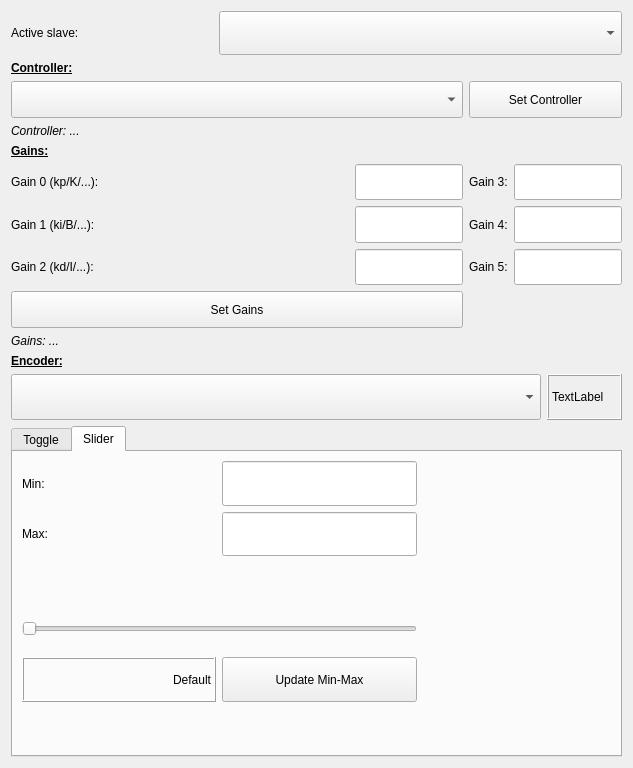
<?xml version="1.0" encoding="UTF-8"?>
<ui version="4.0">
 <class>W_Control</class>
 <widget class="QWidget" name="W_Control">
  <property name="geometry">
   <rect>
    <x>0</x>
    <y>0</y>
    <width>633</width>
    <height>768</height>
   </rect>
  </property>
  <property name="sizePolicy">
   <sizepolicy hsizetype="Preferred" vsizetype="Preferred">
    <horstretch>0</horstretch>
    <verstretch>0</verstretch>
   </sizepolicy>
  </property>
  <property name="minimumSize">
   <size>
    <width>0</width>
    <height>0</height>
   </size>
  </property>
  <property name="baseSize">
   <size>
    <width>708</width>
    <height>673</height>
   </size>
  </property>
  <property name="windowTitle">
   <string>Form</string>
  </property>
  <layout class="QVBoxLayout" name="verticalLayout" stretch="2,13,3,15">
   <item>
    <layout class="QGridLayout" name="gridLayout_4" columnstretch="1,2">
     <item row="0" column="1">
      <widget class="QComboBox" name="comboBox_slave">
       <property name="sizePolicy">
        <sizepolicy hsizetype="Preferred" vsizetype="Preferred">
         <horstretch>0</horstretch>
         <verstretch>0</verstretch>
        </sizepolicy>
       </property>
       <property name="minimumSize">
        <size>
         <width>100</width>
         <height>0</height>
        </size>
       </property>
      </widget>
     </item>
     <item row="0" column="0">
      <widget class="QLabel" name="label">
       <property name="sizePolicy">
        <sizepolicy hsizetype="Preferred" vsizetype="Preferred">
         <horstretch>0</horstretch>
         <verstretch>0</verstretch>
        </sizepolicy>
       </property>
       <property name="text">
        <string>Active slave:</string>
       </property>
      </widget>
     </item>
    </layout>
   </item>
   <item>
    <layout class="QGridLayout" name="gridLayout" rowstretch="0,1,0,0,1,1,1,1,0" columnstretch="1,0,0,0">
     <item row="4" column="0">
      <widget class="QLabel" name="label_48">
       <property name="sizePolicy">
        <sizepolicy hsizetype="Preferred" vsizetype="Preferred">
         <horstretch>0</horstretch>
         <verstretch>0</verstretch>
        </sizepolicy>
       </property>
       <property name="minimumSize">
        <size>
         <width>75</width>
         <height>0</height>
        </size>
       </property>
       <property name="maximumSize">
        <size>
         <width>16777215</width>
         <height>16777215</height>
        </size>
       </property>
       <property name="text">
        <string>Gain 0 (kp/K/...):</string>
       </property>
      </widget>
     </item>
     <item row="6" column="2">
      <widget class="QLabel" name="label_53">
       <property name="sizePolicy">
        <sizepolicy hsizetype="Preferred" vsizetype="Preferred">
         <horstretch>0</horstretch>
         <verstretch>0</verstretch>
        </sizepolicy>
       </property>
       <property name="maximumSize">
        <size>
         <width>16777215</width>
         <height>16777215</height>
        </size>
       </property>
       <property name="text">
        <string>Gain 5:</string>
       </property>
      </widget>
     </item>
     <item row="3" column="0">
      <widget class="QLabel" name="label_47">
       <property name="sizePolicy">
        <sizepolicy hsizetype="Preferred" vsizetype="Preferred">
         <horstretch>0</horstretch>
         <verstretch>0</verstretch>
        </sizepolicy>
       </property>
       <property name="maximumSize">
        <size>
         <width>16777215</width>
         <height>16777215</height>
        </size>
       </property>
       <property name="text">
        <string>&lt;html&gt;&lt;head/&gt;&lt;body&gt;&lt;p&gt;&lt;span style=&quot; font-weight:600; text-decoration: underline;&quot;&gt;Gains:&lt;/span&gt;&lt;/p&gt;&lt;/body&gt;&lt;/html&gt;</string>
       </property>
      </widget>
     </item>
     <item row="0" column="0">
      <widget class="QLabel" name="label_46">
       <property name="sizePolicy">
        <sizepolicy hsizetype="Preferred" vsizetype="Preferred">
         <horstretch>0</horstretch>
         <verstretch>0</verstretch>
        </sizepolicy>
       </property>
       <property name="maximumSize">
        <size>
         <width>16777215</width>
         <height>16777215</height>
        </size>
       </property>
       <property name="text">
        <string>&lt;html&gt;&lt;head/&gt;&lt;body&gt;&lt;p&gt;&lt;span style=&quot; font-weight:600; text-decoration: underline;&quot;&gt;Controller:&lt;/span&gt;&lt;/p&gt;&lt;/body&gt;&lt;/html&gt;</string>
       </property>
      </widget>
     </item>
     <item row="6" column="1">
      <widget class="QLineEdit" name="control_g2">
       <property name="sizePolicy">
        <sizepolicy hsizetype="Preferred" vsizetype="Preferred">
         <horstretch>0</horstretch>
         <verstretch>0</verstretch>
        </sizepolicy>
       </property>
       <property name="minimumSize">
        <size>
         <width>60</width>
         <height>0</height>
        </size>
       </property>
       <property name="maximumSize">
        <size>
         <width>16777215</width>
         <height>16777215</height>
        </size>
       </property>
       <property name="alignment">
        <set>Qt::AlignRight|Qt::AlignTrailing|Qt::AlignVCenter</set>
       </property>
      </widget>
     </item>
     <item row="5" column="1">
      <widget class="QLineEdit" name="control_g1">
       <property name="sizePolicy">
        <sizepolicy hsizetype="Preferred" vsizetype="Preferred">
         <horstretch>0</horstretch>
         <verstretch>0</verstretch>
        </sizepolicy>
       </property>
       <property name="minimumSize">
        <size>
         <width>60</width>
         <height>0</height>
        </size>
       </property>
       <property name="maximumSize">
        <size>
         <width>16777215</width>
         <height>16777215</height>
        </size>
       </property>
       <property name="alignment">
        <set>Qt::AlignRight|Qt::AlignTrailing|Qt::AlignVCenter</set>
       </property>
      </widget>
     </item>
     <item row="6" column="3">
      <widget class="QLineEdit" name="control_g5">
       <property name="sizePolicy">
        <sizepolicy hsizetype="Preferred" vsizetype="Preferred">
         <horstretch>0</horstretch>
         <verstretch>0</verstretch>
        </sizepolicy>
       </property>
       <property name="minimumSize">
        <size>
         <width>60</width>
         <height>0</height>
        </size>
       </property>
       <property name="maximumSize">
        <size>
         <width>16777215</width>
         <height>16777215</height>
        </size>
       </property>
       <property name="alignment">
        <set>Qt::AlignRight|Qt::AlignTrailing|Qt::AlignVCenter</set>
       </property>
      </widget>
     </item>
     <item row="6" column="0">
      <widget class="QLabel" name="label_50">
       <property name="sizePolicy">
        <sizepolicy hsizetype="Preferred" vsizetype="Preferred">
         <horstretch>0</horstretch>
         <verstretch>0</verstretch>
        </sizepolicy>
       </property>
       <property name="minimumSize">
        <size>
         <width>75</width>
         <height>0</height>
        </size>
       </property>
       <property name="maximumSize">
        <size>
         <width>16777215</width>
         <height>16777215</height>
        </size>
       </property>
       <property name="text">
        <string>Gain 2 (kd/I/...):</string>
       </property>
      </widget>
     </item>
     <item row="5" column="0">
      <widget class="QLabel" name="label_49">
       <property name="sizePolicy">
        <sizepolicy hsizetype="Preferred" vsizetype="Preferred">
         <horstretch>0</horstretch>
         <verstretch>0</verstretch>
        </sizepolicy>
       </property>
       <property name="minimumSize">
        <size>
         <width>75</width>
         <height>0</height>
        </size>
       </property>
       <property name="maximumSize">
        <size>
         <width>16777215</width>
         <height>16777215</height>
        </size>
       </property>
       <property name="text">
        <string>Gain 1 (ki/B/...):</string>
       </property>
      </widget>
     </item>
     <item row="4" column="1">
      <widget class="QLineEdit" name="control_g0">
       <property name="sizePolicy">
        <sizepolicy hsizetype="Preferred" vsizetype="Preferred">
         <horstretch>0</horstretch>
         <verstretch>0</verstretch>
        </sizepolicy>
       </property>
       <property name="minimumSize">
        <size>
         <width>60</width>
         <height>0</height>
        </size>
       </property>
       <property name="maximumSize">
        <size>
         <width>16777215</width>
         <height>16777215</height>
        </size>
       </property>
       <property name="alignment">
        <set>Qt::AlignRight|Qt::AlignTrailing|Qt::AlignVCenter</set>
       </property>
      </widget>
     </item>
     <item row="5" column="2">
      <widget class="QLabel" name="label_52">
       <property name="sizePolicy">
        <sizepolicy hsizetype="Preferred" vsizetype="Preferred">
         <horstretch>0</horstretch>
         <verstretch>0</verstretch>
        </sizepolicy>
       </property>
       <property name="maximumSize">
        <size>
         <width>16777215</width>
         <height>16777215</height>
        </size>
       </property>
       <property name="text">
        <string>Gain 4:</string>
       </property>
      </widget>
     </item>
     <item row="4" column="2">
      <widget class="QLabel" name="label_51">
       <property name="sizePolicy">
        <sizepolicy hsizetype="Preferred" vsizetype="Preferred">
         <horstretch>0</horstretch>
         <verstretch>0</verstretch>
        </sizepolicy>
       </property>
       <property name="maximumSize">
        <size>
         <width>16777215</width>
         <height>16777215</height>
        </size>
       </property>
       <property name="text">
        <string>Gain 3:</string>
       </property>
      </widget>
     </item>
     <item row="5" column="3">
      <widget class="QLineEdit" name="control_g4">
       <property name="sizePolicy">
        <sizepolicy hsizetype="Preferred" vsizetype="Preferred">
         <horstretch>0</horstretch>
         <verstretch>0</verstretch>
        </sizepolicy>
       </property>
       <property name="minimumSize">
        <size>
         <width>60</width>
         <height>0</height>
        </size>
       </property>
       <property name="maximumSize">
        <size>
         <width>16777215</width>
         <height>16777215</height>
        </size>
       </property>
       <property name="alignment">
        <set>Qt::AlignRight|Qt::AlignTrailing|Qt::AlignVCenter</set>
       </property>
      </widget>
     </item>
     <item row="7" column="0" colspan="2">
      <widget class="QPushButton" name="pushButton_SetGains">
       <property name="sizePolicy">
        <sizepolicy hsizetype="Preferred" vsizetype="Preferred">
         <horstretch>0</horstretch>
         <verstretch>0</verstretch>
        </sizepolicy>
       </property>
       <property name="minimumSize">
        <size>
         <width>100</width>
         <height>0</height>
        </size>
       </property>
       <property name="maximumSize">
        <size>
         <width>16777215</width>
         <height>16777215</height>
        </size>
       </property>
       <property name="text">
        <string>Set Gains</string>
       </property>
      </widget>
     </item>
     <item row="8" column="0" colspan="4">
      <widget class="QLabel" name="statusGains">
       <property name="sizePolicy">
        <sizepolicy hsizetype="Preferred" vsizetype="Preferred">
         <horstretch>0</horstretch>
         <verstretch>0</verstretch>
        </sizepolicy>
       </property>
       <property name="maximumSize">
        <size>
         <width>16777215</width>
         <height>16777215</height>
        </size>
       </property>
       <property name="text">
        <string>&lt;html&gt;&lt;head/&gt;&lt;body&gt;&lt;p&gt;&lt;span style=&quot; font-style:italic;&quot;&gt;Gains: ...&lt;/span&gt;&lt;/p&gt;&lt;/body&gt;&lt;/html&gt;</string>
       </property>
      </widget>
     </item>
     <item row="4" column="3">
      <widget class="QLineEdit" name="control_g3">
       <property name="sizePolicy">
        <sizepolicy hsizetype="Preferred" vsizetype="Preferred">
         <horstretch>0</horstretch>
         <verstretch>0</verstretch>
        </sizepolicy>
       </property>
       <property name="minimumSize">
        <size>
         <width>60</width>
         <height>0</height>
        </size>
       </property>
       <property name="maximumSize">
        <size>
         <width>16777215</width>
         <height>16777215</height>
        </size>
       </property>
       <property name="alignment">
        <set>Qt::AlignRight|Qt::AlignTrailing|Qt::AlignVCenter</set>
       </property>
      </widget>
     </item>
     <item row="2" column="0" colspan="4">
      <widget class="QLabel" name="statusController">
       <property name="sizePolicy">
        <sizepolicy hsizetype="Preferred" vsizetype="Preferred">
         <horstretch>0</horstretch>
         <verstretch>0</verstretch>
        </sizepolicy>
       </property>
       <property name="maximumSize">
        <size>
         <width>16777215</width>
         <height>16777215</height>
        </size>
       </property>
       <property name="text">
        <string>&lt;html&gt;&lt;head/&gt;&lt;body&gt;&lt;p&gt;&lt;span style=&quot; font-style:italic;&quot;&gt;Controller: ...&lt;/span&gt;&lt;/p&gt;&lt;/body&gt;&lt;/html&gt;</string>
       </property>
      </widget>
     </item>
     <item row="1" column="2" colspan="2">
      <widget class="QPushButton" name="pushButton_SetController">
       <property name="sizePolicy">
        <sizepolicy hsizetype="Preferred" vsizetype="Preferred">
         <horstretch>0</horstretch>
         <verstretch>0</verstretch>
        </sizepolicy>
       </property>
       <property name="minimumSize">
        <size>
         <width>100</width>
         <height>0</height>
        </size>
       </property>
       <property name="maximumSize">
        <size>
         <width>16777215</width>
         <height>16777215</height>
        </size>
       </property>
       <property name="text">
        <string>Set Controller</string>
       </property>
      </widget>
     </item>
     <item row="1" column="0" colspan="2">
      <widget class="QComboBox" name="comboBox_ctrl_list">
       <property name="sizePolicy">
        <sizepolicy hsizetype="Preferred" vsizetype="Preferred">
         <horstretch>0</horstretch>
         <verstretch>0</verstretch>
        </sizepolicy>
       </property>
       <property name="minimumSize">
        <size>
         <width>100</width>
         <height>0</height>
        </size>
       </property>
       <property name="maximumSize">
        <size>
         <width>16777215</width>
         <height>16777215</height>
        </size>
       </property>
      </widget>
     </item>
    </layout>
   </item>
   <item>
    <layout class="QGridLayout" name="gridLayout_3" rowstretch="0,1" columnstretch="2,0">
     <item row="0" column="0">
      <widget class="QLabel" name="label_2">
       <property name="sizePolicy">
        <sizepolicy hsizetype="Preferred" vsizetype="Preferred">
         <horstretch>0</horstretch>
         <verstretch>0</verstretch>
        </sizepolicy>
       </property>
       <property name="maximumSize">
        <size>
         <width>16777215</width>
         <height>16777215</height>
        </size>
       </property>
       <property name="text">
        <string>&lt;html&gt;&lt;head/&gt;&lt;body&gt;&lt;p&gt;&lt;span style=&quot; font-weight:600; text-decoration: underline;&quot;&gt;Encoder:&lt;/span&gt;&lt;/p&gt;&lt;/body&gt;&lt;/html&gt;</string>
       </property>
      </widget>
     </item>
     <item row="1" column="0">
      <widget class="QComboBox" name="comboBoxDispSel">
       <property name="sizePolicy">
        <sizepolicy hsizetype="Preferred" vsizetype="Preferred">
         <horstretch>0</horstretch>
         <verstretch>0</verstretch>
        </sizepolicy>
       </property>
       <property name="minimumSize">
        <size>
         <width>125</width>
         <height>0</height>
        </size>
       </property>
       <property name="maximumSize">
        <size>
         <width>16777215</width>
         <height>16777215</height>
        </size>
       </property>
      </widget>
     </item>
     <item row="1" column="1">
      <widget class="QLabel" name="labelDispEncoder">
       <property name="sizePolicy">
        <sizepolicy hsizetype="Preferred" vsizetype="Preferred">
         <horstretch>0</horstretch>
         <verstretch>0</verstretch>
        </sizepolicy>
       </property>
       <property name="minimumSize">
        <size>
         <width>75</width>
         <height>0</height>
        </size>
       </property>
       <property name="maximumSize">
        <size>
         <width>16777215</width>
         <height>16777215</height>
        </size>
       </property>
       <property name="frameShape">
        <enum>QFrame::Box</enum>
       </property>
       <property name="frameShadow">
        <enum>QFrame::Raised</enum>
       </property>
       <property name="text">
        <string>TextLabel</string>
       </property>
      </widget>
     </item>
    </layout>
   </item>
   <item>
    <widget class="QTabWidget" name="tabWidget">
     <property name="currentIndex">
      <number>1</number>
     </property>
     <widget class="QWidget" name="tab0">
      <attribute name="title">
       <string>Toggle</string>
      </attribute>
      <layout class="QVBoxLayout" name="verticalLayout_2">
       <item>
        <layout class="QGridLayout" name="gridLayout_5" rowstretch="0,0,0,0,0,0,0" columnstretch="0,1,0">
         <item row="2" column="0">
          <widget class="QLabel" name="label_61">
           <property name="sizePolicy">
            <sizepolicy hsizetype="Preferred" vsizetype="Preferred">
             <horstretch>0</horstretch>
             <verstretch>0</verstretch>
            </sizepolicy>
           </property>
           <property name="maximumSize">
            <size>
             <width>16777215</width>
             <height>16777215</height>
            </size>
           </property>
           <property name="text">
            <string>Time A (ms):</string>
           </property>
          </widget>
         </item>
         <item row="5" column="0">
          <widget class="QLabel" name="label_66">
           <property name="sizePolicy">
            <sizepolicy hsizetype="Preferred" vsizetype="Preferred">
             <horstretch>0</horstretch>
             <verstretch>0</verstretch>
            </sizepolicy>
           </property>
           <property name="maximumSize">
            <size>
             <width>16777215</width>
             <height>16777215</height>
            </size>
           </property>
           <property name="text">
            <string>Acceleration:</string>
           </property>
          </widget>
         </item>
         <item row="4" column="1">
          <widget class="QLineEdit" name="control_trapeze_spd">
           <property name="sizePolicy">
            <sizepolicy hsizetype="Preferred" vsizetype="Preferred">
             <horstretch>0</horstretch>
             <verstretch>0</verstretch>
            </sizepolicy>
           </property>
           <property name="minimumSize">
            <size>
             <width>75</width>
             <height>0</height>
            </size>
           </property>
           <property name="maximumSize">
            <size>
             <width>16777215</width>
             <height>16777215</height>
            </size>
           </property>
           <property name="alignment">
            <set>Qt::AlignRight|Qt::AlignTrailing|Qt::AlignVCenter</set>
           </property>
          </widget>
         </item>
         <item row="5" column="1">
          <widget class="QLineEdit" name="control_trapeze_acc">
           <property name="sizePolicy">
            <sizepolicy hsizetype="Preferred" vsizetype="Preferred">
             <horstretch>0</horstretch>
             <verstretch>0</verstretch>
            </sizepolicy>
           </property>
           <property name="minimumSize">
            <size>
             <width>75</width>
             <height>0</height>
            </size>
           </property>
           <property name="maximumSize">
            <size>
             <width>16777215</width>
             <height>16777215</height>
            </size>
           </property>
           <property name="alignment">
            <set>Qt::AlignRight|Qt::AlignTrailing|Qt::AlignVCenter</set>
           </property>
          </widget>
         </item>
         <item row="0" column="0">
          <widget class="QLabel" name="label_55">
           <property name="sizePolicy">
            <sizepolicy hsizetype="Preferred" vsizetype="Preferred">
             <horstretch>0</horstretch>
             <verstretch>0</verstretch>
            </sizepolicy>
           </property>
           <property name="maximumSize">
            <size>
             <width>16777215</width>
             <height>16777215</height>
            </size>
           </property>
           <property name="text">
            <string>Setpoint A:</string>
           </property>
          </widget>
         </item>
         <item row="3" column="0">
          <widget class="QLabel" name="label_62">
           <property name="sizePolicy">
            <sizepolicy hsizetype="Preferred" vsizetype="Preferred">
             <horstretch>0</horstretch>
             <verstretch>0</verstretch>
            </sizepolicy>
           </property>
           <property name="maximumSize">
            <size>
             <width>16777215</width>
             <height>16777215</height>
            </size>
           </property>
           <property name="text">
            <string>Time B (ms):</string>
           </property>
          </widget>
         </item>
         <item row="1" column="2">
          <widget class="QPushButton" name="pushButton_setp_b_go">
           <property name="sizePolicy">
            <sizepolicy hsizetype="Preferred" vsizetype="Preferred">
             <horstretch>0</horstretch>
             <verstretch>0</verstretch>
            </sizepolicy>
           </property>
           <property name="maximumSize">
            <size>
             <width>16777215</width>
             <height>16777215</height>
            </size>
           </property>
           <property name="text">
            <string>Go</string>
           </property>
          </widget>
         </item>
         <item row="0" column="1">
          <widget class="QLineEdit" name="control_setp_a">
           <property name="sizePolicy">
            <sizepolicy hsizetype="Preferred" vsizetype="Preferred">
             <horstretch>0</horstretch>
             <verstretch>0</verstretch>
            </sizepolicy>
           </property>
           <property name="minimumSize">
            <size>
             <width>75</width>
             <height>0</height>
            </size>
           </property>
           <property name="maximumSize">
            <size>
             <width>16777215</width>
             <height>16777215</height>
            </size>
           </property>
           <property name="alignment">
            <set>Qt::AlignRight|Qt::AlignTrailing|Qt::AlignVCenter</set>
           </property>
          </widget>
         </item>
         <item row="4" column="0">
          <widget class="QLabel" name="label_65">
           <property name="sizePolicy">
            <sizepolicy hsizetype="Preferred" vsizetype="Preferred">
             <horstretch>0</horstretch>
             <verstretch>0</verstretch>
            </sizepolicy>
           </property>
           <property name="maximumSize">
            <size>
             <width>16777215</width>
             <height>16777215</height>
            </size>
           </property>
           <property name="text">
            <string>Speed:</string>
           </property>
          </widget>
         </item>
         <item row="0" column="2">
          <widget class="QPushButton" name="pushButton_setp_a_go">
           <property name="sizePolicy">
            <sizepolicy hsizetype="Preferred" vsizetype="Preferred">
             <horstretch>0</horstretch>
             <verstretch>0</verstretch>
            </sizepolicy>
           </property>
           <property name="maximumSize">
            <size>
             <width>16777215</width>
             <height>16777215</height>
            </size>
           </property>
           <property name="text">
            <string>Go</string>
           </property>
          </widget>
         </item>
         <item row="3" column="1">
          <widget class="QLineEdit" name="control_toggle_delayB">
           <property name="sizePolicy">
            <sizepolicy hsizetype="Preferred" vsizetype="Preferred">
             <horstretch>0</horstretch>
             <verstretch>0</verstretch>
            </sizepolicy>
           </property>
           <property name="minimumSize">
            <size>
             <width>75</width>
             <height>0</height>
            </size>
           </property>
           <property name="maximumSize">
            <size>
             <width>16777215</width>
             <height>16777215</height>
            </size>
           </property>
           <property name="alignment">
            <set>Qt::AlignRight|Qt::AlignTrailing|Qt::AlignVCenter</set>
           </property>
          </widget>
         </item>
         <item row="1" column="1">
          <widget class="QLineEdit" name="control_setp_b">
           <property name="sizePolicy">
            <sizepolicy hsizetype="Preferred" vsizetype="Preferred">
             <horstretch>0</horstretch>
             <verstretch>0</verstretch>
            </sizepolicy>
           </property>
           <property name="minimumSize">
            <size>
             <width>75</width>
             <height>0</height>
            </size>
           </property>
           <property name="maximumSize">
            <size>
             <width>16777215</width>
             <height>16777215</height>
            </size>
           </property>
           <property name="alignment">
            <set>Qt::AlignRight|Qt::AlignTrailing|Qt::AlignVCenter</set>
           </property>
          </widget>
         </item>
         <item row="2" column="1">
          <widget class="QLineEdit" name="control_toggle_delayA">
           <property name="sizePolicy">
            <sizepolicy hsizetype="Preferred" vsizetype="Preferred">
             <horstretch>0</horstretch>
             <verstretch>0</verstretch>
            </sizepolicy>
           </property>
           <property name="minimumSize">
            <size>
             <width>75</width>
             <height>0</height>
            </size>
           </property>
           <property name="maximumSize">
            <size>
             <width>16777215</width>
             <height>16777215</height>
            </size>
           </property>
           <property name="alignment">
            <set>Qt::AlignRight|Qt::AlignTrailing|Qt::AlignVCenter</set>
           </property>
          </widget>
         </item>
         <item row="1" column="0">
          <widget class="QLabel" name="label_56">
           <property name="sizePolicy">
            <sizepolicy hsizetype="Preferred" vsizetype="Preferred">
             <horstretch>0</horstretch>
             <verstretch>0</verstretch>
            </sizepolicy>
           </property>
           <property name="maximumSize">
            <size>
             <width>16777215</width>
             <height>16777215</height>
            </size>
           </property>
           <property name="text">
            <string>Setpoint B:</string>
           </property>
          </widget>
         </item>
         <item row="2" column="2">
          <widget class="QPushButton" name="pushButton_toggle">
           <property name="sizePolicy">
            <sizepolicy hsizetype="Preferred" vsizetype="Preferred">
             <horstretch>0</horstretch>
             <verstretch>0</verstretch>
            </sizepolicy>
           </property>
           <property name="minimumSize">
            <size>
             <width>100</width>
             <height>0</height>
            </size>
           </property>
           <property name="maximumSize">
            <size>
             <width>16777215</width>
             <height>16777215</height>
            </size>
           </property>
           <property name="text">
            <string>Toggle ON</string>
           </property>
          </widget>
         </item>
         <item row="6" column="0">
          <widget class="QLabel" name="label_3">
           <property name="text">
            <string>Actual setpoint:</string>
           </property>
          </widget>
         </item>
         <item row="6" column="1">
          <widget class="QLabel" name="label_actualSetpoint">
           <property name="layoutDirection">
            <enum>Qt::LeftToRight</enum>
           </property>
           <property name="frameShape">
            <enum>QFrame::Box</enum>
           </property>
           <property name="frameShadow">
            <enum>QFrame::Raised</enum>
           </property>
           <property name="text">
            <string>TextLabel</string>
           </property>
           <property name="alignment">
            <set>Qt::AlignRight|Qt::AlignTrailing|Qt::AlignVCenter</set>
           </property>
          </widget>
         </item>
        </layout>
       </item>
      </layout>
     </widget>
     <widget class="QWidget" name="tab_8">
      <attribute name="title">
       <string>Slider</string>
      </attribute>
      <layout class="QVBoxLayout" name="verticalLayout_3">
       <item>
        <layout class="QGridLayout" name="gridLayout_2" rowstretch="1,1,1,1,1,1" columnstretch="1,1,1">
         <item row="0" column="0">
          <widget class="QLabel" name="label_59">
           <property name="sizePolicy">
            <sizepolicy hsizetype="Expanding" vsizetype="Expanding">
             <horstretch>0</horstretch>
             <verstretch>0</verstretch>
            </sizepolicy>
           </property>
           <property name="maximumSize">
            <size>
             <width>16777215</width>
             <height>16777215</height>
            </size>
           </property>
           <property name="text">
            <string>Min:</string>
           </property>
          </widget>
         </item>
         <item row="4" column="0">
          <widget class="QLabel" name="disp_slider">
           <property name="sizePolicy">
            <sizepolicy hsizetype="Expanding" vsizetype="Expanding">
             <horstretch>0</horstretch>
             <verstretch>0</verstretch>
            </sizepolicy>
           </property>
           <property name="minimumSize">
            <size>
             <width>100</width>
             <height>0</height>
            </size>
           </property>
           <property name="maximumSize">
            <size>
             <width>16777215</width>
             <height>16777215</height>
            </size>
           </property>
           <property name="autoFillBackground">
            <bool>false</bool>
           </property>
           <property name="frameShape">
            <enum>QFrame::Box</enum>
           </property>
           <property name="frameShadow">
            <enum>QFrame::Raised</enum>
           </property>
           <property name="lineWidth">
            <number>1</number>
           </property>
           <property name="text">
            <string>Default</string>
           </property>
           <property name="alignment">
            <set>Qt::AlignRight|Qt::AlignTrailing|Qt::AlignVCenter</set>
           </property>
          </widget>
         </item>
         <item row="1" column="1">
          <widget class="QLineEdit" name="control_slider_max">
           <property name="sizePolicy">
            <sizepolicy hsizetype="Expanding" vsizetype="Expanding">
             <horstretch>0</horstretch>
             <verstretch>0</verstretch>
            </sizepolicy>
           </property>
           <property name="maximumSize">
            <size>
             <width>16777215</width>
             <height>16777215</height>
            </size>
           </property>
           <property name="alignment">
            <set>Qt::AlignRight|Qt::AlignTrailing|Qt::AlignVCenter</set>
           </property>
          </widget>
         </item>
         <item row="5" column="0">
          <spacer name="verticalSpacer">
           <property name="orientation">
            <enum>Qt::Vertical</enum>
           </property>
           <property name="sizeHint" stdset="0">
            <size>
             <width>13</width>
             <height>13</height>
            </size>
           </property>
          </spacer>
         </item>
         <item row="3" column="2">
          <spacer name="horizontalSpacer">
           <property name="orientation">
            <enum>Qt::Horizontal</enum>
           </property>
           <property name="sizeHint" stdset="0">
            <size>
             <width>13</width>
             <height>13</height>
            </size>
           </property>
          </spacer>
         </item>
         <item row="0" column="1">
          <widget class="QLineEdit" name="control_slider_min">
           <property name="sizePolicy">
            <sizepolicy hsizetype="Expanding" vsizetype="Expanding">
             <horstretch>0</horstretch>
             <verstretch>0</verstretch>
            </sizepolicy>
           </property>
           <property name="maximumSize">
            <size>
             <width>16777215</width>
             <height>16777215</height>
            </size>
           </property>
           <property name="alignment">
            <set>Qt::AlignRight|Qt::AlignTrailing|Qt::AlignVCenter</set>
           </property>
          </widget>
         </item>
         <item row="4" column="1">
          <widget class="QPushButton" name="pushButton_CtrlMinMax">
           <property name="sizePolicy">
            <sizepolicy hsizetype="Expanding" vsizetype="Expanding">
             <horstretch>0</horstretch>
             <verstretch>0</verstretch>
            </sizepolicy>
           </property>
           <property name="minimumSize">
            <size>
             <width>100</width>
             <height>0</height>
            </size>
           </property>
           <property name="maximumSize">
            <size>
             <width>16777215</width>
             <height>16777215</height>
            </size>
           </property>
           <property name="text">
            <string>Update Min-Max</string>
           </property>
          </widget>
         </item>
         <item row="1" column="0">
          <widget class="QLabel" name="label_60">
           <property name="sizePolicy">
            <sizepolicy hsizetype="Expanding" vsizetype="Expanding">
             <horstretch>0</horstretch>
             <verstretch>0</verstretch>
            </sizepolicy>
           </property>
           <property name="maximumSize">
            <size>
             <width>16777215</width>
             <height>16777215</height>
            </size>
           </property>
           <property name="text">
            <string>Max:</string>
           </property>
          </widget>
         </item>
         <item row="3" column="0" colspan="2">
          <widget class="QSlider" name="hSlider_Ctrl">
           <property name="sizePolicy">
            <sizepolicy hsizetype="Expanding" vsizetype="Expanding">
             <horstretch>0</horstretch>
             <verstretch>0</verstretch>
            </sizepolicy>
           </property>
           <property name="maximumSize">
            <size>
             <width>16777215</width>
             <height>16777215</height>
            </size>
           </property>
           <property name="minimum">
            <number>55</number>
           </property>
           <property name="maximum">
            <number>155</number>
           </property>
           <property name="orientation">
            <enum>Qt::Horizontal</enum>
           </property>
          </widget>
         </item>
        </layout>
       </item>
      </layout>
     </widget>
    </widget>
   </item>
  </layout>
 </widget>
 <tabstops>
  <tabstop>comboBox_slave</tabstop>
  <tabstop>comboBox_ctrl_list</tabstop>
  <tabstop>pushButton_SetController</tabstop>
  <tabstop>control_g0</tabstop>
  <tabstop>control_g3</tabstop>
  <tabstop>control_g1</tabstop>
  <tabstop>control_g4</tabstop>
  <tabstop>control_g2</tabstop>
  <tabstop>control_g5</tabstop>
  <tabstop>pushButton_SetGains</tabstop>
  <tabstop>control_setp_a</tabstop>
  <tabstop>pushButton_setp_a_go</tabstop>
  <tabstop>control_setp_b</tabstop>
  <tabstop>pushButton_setp_b_go</tabstop>
  <tabstop>control_toggle_delayA</tabstop>
  <tabstop>control_toggle_delayB</tabstop>
  <tabstop>control_trapeze_spd</tabstop>
  <tabstop>control_trapeze_acc</tabstop>
  <tabstop>control_slider_min</tabstop>
  <tabstop>control_slider_max</tabstop>
  <tabstop>comboBoxDispSel</tabstop>
 </tabstops>
 <resources/>
 <connections/>
</ui>
